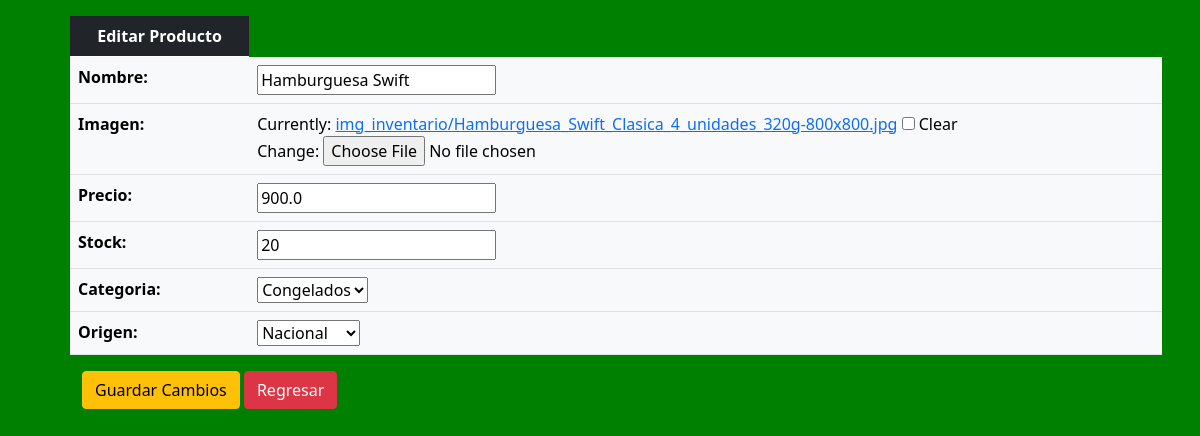
The app's page /editar/3 (signed in) with its own data.
### inventario/models.py (models this page shows, shortened)
class Productos(models.Model):
    nombre = models.CharField(max_length=30,null=False)
    imagen = models.ImageField(upload_to='img_inventario',null=True,blank=True)
    precio = models.FloatField()
    stock = models.IntegerField(default=0)
    categoria = models.ForeignKey(Categoria,on_delete=models.CASCADE,null=True,default=1)
    origin = [
        ("NAC","Nacional"),
        ("IMP","Importado"),
    ]
    origen = models.CharField(max_length=30,choices=origin,default="NAC")
    class Meta:
        managed = True
        verbose_name = 'Productos'
        verbose_name_plural = 'Productos'

### inventario/views.py (the view)
# urls.py: path('editar/<id>',editarProducto,name="editar"),
@login_required
def editarProducto(req,id):
    producto=get_object_or_404(Productos,id=id)
    if req.method == "GET":
        formulario = FormProducto(instance=producto)
        contexto = {"productos":producto,"formulario":formulario}
        return render(req,'editar.html',contexto)
    elif req.method == "POST":
        form_producto = FormProducto(req.POST,req.FILES,instance=producto)
        if form_producto.is_valid():
            form_producto.save()
            return redirect('index')

### inventario/forms.py
class FormProducto(forms.ModelForm):
    class Meta:
        error = "Errors found in the form"
        model = Productos
        exclude = []
        fields = '__all__'
        error_messages = {"error":error}

### inventario/models.py (called while the page is built)
    def __str__(self):
        return self.category_name

### inventario/templates/editar.html (shortened to what this page needs)
{% extends "base.html" %}
{% block content %}
    <div class="container sm m-3">
        <form action="{% url 'editar' productos.id %}" method="post" enctype="multipart/form-data">
        <table class="table table-light table-bordeless">
            <thead class="table table-dark text-center">
                <tr>
                    <th>Editar Producto</th>
                </tr>
            </thead>
            <tbody>
                {{formulario.as_table}}
            </tbody>
        </table>
        <div class="container">
            <button type="submit" class="btn btn-warning">Guardar Cambios</button>
            <a href="{% url 'index' %}"><button type="submit" class="btn btn-danger">Regresar</button></a>
        </div>
        </form>
    </div>
{% endblock content %}

### inventario/static/css/style.css (style rules this page uses)
body { background-color: green; }

### records on screen
Productos: nombre "Hamburguesa Swift", precio "900.0", stock "20", categoria "Congelados", origen "Nacional"
